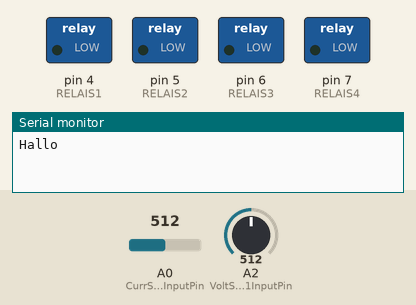
Simulated run of this sketch. Board: Arduino Uno, built with avr-gcc and run on an emulated ATmega328P. Shown: switched loads named in the sketch (green lamp = pin HIGH), the last lines printed to the serial monitor. Inputs (shaded band) come from the test bench; at power-on: A0 (CurrSens1InputPin) = 512, A2 (VoltSens1InputPin) = 512.

Above: at 0.1 s.
At 1.1 s:
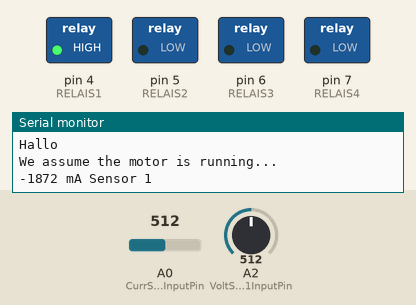
Timing chart, 0 to 2.6 s (numbered marks = the images above):
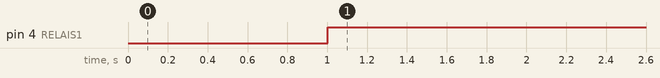

Measured:
- by itself, pin 4 (RELAIS1): LOW → HIGH at 1.0 s

The sketch:

caravan_control.ino
```cpp
#include <LiquidCrystal_I2C.h>
#include <SPI.h>
#include <Wire.h>
LiquidCrystal_I2C lcd(0x27, 16, 2);

int RELAIS1 = 4;
int RELAIS2 = 5;
int RELAIS3 = 6;
int RELAIS4 = 7;
int sleeptimeer = 500;
int Sensor1 = 0;
int Sensor2 = 1;
int valSensor1 = 0;
int valSensor2 = 0;
int offsetSensor = 102;

const int CurrSens1NumReadings = 10;
int CurrSens1Readings[CurrSens1NumReadings];
int CurrSens1ReadIndex = 0;
int CurrSens1Total = 0;
int CurrSens1Average = 0;
int OldCurrSens1Average = 0;
int OldCurrSens1AverageDiviation = 0;
int CurrSens1InputPin = A0;
long sensor2mA = 0;

const int CurrSens2NumReadings = 10;
int CurrSens2Readings[CurrSens2NumReadings];
int CurrSens2ReadIndex = 0;
int CurrSens2Total = 0;
int CurrSens2Average = 0;
int OldCurrSens2Average = 0;
int OldCurrSens2AverageDiviation = 0;
int CurrSens2InputPin = A1;
long sensor1mA = 0;

const int VoltSens1NumReadings = 10;
int VoltSens1Readings[VoltSens1NumReadings];
int VoltSens1ReadIndex = 0;
int VoltSens1Total = 0;
int VoltSens1Average = 0;
int OldVoltSens1Average = 0;
int OldVoltSens1AverageDiviation = 0;
int VoltSens1InputPin = A2;
float sensor1V = 0;

const int VoltSens2NumReadings = 10;
int VoltSens2Readings[VoltSens2NumReadings];
int VoltSens2ReadIndex = 0;
int VoltSens2Total = 0;
int VoltSens2Average = 0;
int OldVoltSens2Average = 0;
int OldVoltSens2AverageDiviation = 0;
int VoltSens2InputPin = A3;
float sensor2V = 0;

bool motorRunning = false;
long motorOffDelay = 1200000;
long motorRunningDelay = 300000;
int lowCurrent = 5800;
int voltRunningMotor = 12;

void setup()
{
  pinMode(RELAIS1, OUTPUT);
  pinMode(RELAIS2, OUTPUT);
  pinMode(RELAIS3, OUTPUT);
  pinMode(RELAIS4, OUTPUT);
  Serial.begin(9600);


  //lcd.begin();

  // Turn on the blacklight and print a message.
  //lcd.backlight();
  //lcd.print("Hello, world!");
  //lcd.clear();
  Serial.println("Hallo");
}
void loop()
{
  // Check if motor Running
  for ( int i; i < 10; i++) {
    readAnalogPortsVolt1();
    delay(100);
  }

  if (sensor1V > voltRunningMotor) {
    Serial.println("We assume the motor is running...");
    motorRunning = true;
  } else {
    digitalWrite(RELAIS1, LOW);
    motorRunning = false;
    Serial.println("Motor Not Running");
  }

  if ( motorRunning == true ) {
    digitalWrite(RELAIS1, HIGH);

    for ( int i; i < 10; i++) {
      // Get the Average right... Starting far to low.
      readAnalogPortsCurrent1();
      Serial.print(sensor1mA); Serial.println(" mA Sensor 1");
      delay(100);
    }
    for (;;) {
      readAnalogPortsCurrent1();
      Serial.print(sensor1mA); Serial.println(" mA Sensor 1");
      if (sensor1mA < lowCurrent) {
        Serial.println("low on current break the innter loop");
        digitalWrite(RELAIS1, LOW);
        break;
      }
      delay(500);
    }
    digitalWrite(RELAIS1, LOW);
    Serial.print("Wait "); Serial.print(motorRunningDelay / 1000); Serial.println(" sec for next loop");
    delay(motorRunningDelay);
  }
  else {
    Serial.println("Motor not Running no need to do anything... Sleep for a while...");
    delay(motorOffDelay);
  }
}


void readAnalogPortsCurrent1() {
  CurrSens1Total = CurrSens1Total - CurrSens1Readings[CurrSens1ReadIndex];
  CurrSens1Readings[CurrSens1ReadIndex] = analogRead(CurrSens1InputPin);
  CurrSens1Total = CurrSens1Total + CurrSens1Readings[CurrSens1ReadIndex];
  CurrSens1ReadIndex = CurrSens1ReadIndex + 1;
  if (CurrSens1ReadIndex >= CurrSens1NumReadings) {
    CurrSens1ReadIndex = 0;
  }
  OldCurrSens1Average = CurrSens1Average;
  CurrSens1Average = CurrSens1Total / CurrSens1NumReadings;
  OldCurrSens1AverageDiviation = OldCurrSens1Average - CurrSens1Average;
  if (OldCurrSens1AverageDiviation < 0) {
    OldCurrSens1AverageDiviation = OldCurrSens1AverageDiviation * -1;
  }
  sensor1mA = ((((long)CurrSens1Average * 5000 / 1024) - 498 ) * 1000 / 133);
}
void readAnalogPortsCurrent2() {
  CurrSens2Total = CurrSens2Total - CurrSens2Readings[CurrSens2ReadIndex];
  CurrSens2Readings[CurrSens2ReadIndex] = analogRead(CurrSens2InputPin);
  CurrSens2Total = CurrSens2Total + CurrSens2Readings[CurrSens2ReadIndex];
  CurrSens2ReadIndex = CurrSens2ReadIndex + 1;
  if (CurrSens2ReadIndex >= CurrSens2NumReadings) {
    CurrSens2ReadIndex = 0;
  }
  OldCurrSens2Average = CurrSens2Average;
  CurrSens2Average = CurrSens2Total / CurrSens2NumReadings;
  OldCurrSens2AverageDiviation = OldCurrSens2Average - CurrSens2Average;
  if (OldCurrSens2AverageDiviation < 0) {
    OldCurrSens2AverageDiviation = OldCurrSens2AverageDiviation * -1;
  }
  sensor2mA = ((((long)CurrSens2Average * 5000 / 1024) - 498 ) * 1000 / 133);
}

void readAnalogPortsVolt2() {
  VoltSens2Total = VoltSens2Total - VoltSens2Readings[VoltSens2ReadIndex];
  VoltSens2Readings[VoltSens2ReadIndex] = analogRead(VoltSens2InputPin);
  VoltSens2Total = VoltSens2Total + VoltSens2Readings[VoltSens2ReadIndex];
  VoltSens2ReadIndex = VoltSens2ReadIndex + 1;
  if (VoltSens2ReadIndex >= VoltSens2NumReadings) {
    VoltSens2ReadIndex = 0;
  }
  OldVoltSens2Average = VoltSens2Average;
  VoltSens2Average = VoltSens2Total / VoltSens2NumReadings;
  OldVoltSens2AverageDiviation = OldVoltSens2Average - VoltSens2Average;
  if (OldVoltSens2AverageDiviation < 0) {
    OldVoltSens2AverageDiviation = OldVoltSens2AverageDiviation * -1;
  }
  sensor2V = (5.0 / 1024 * VoltSens2Average) + 10.3;
}
void readAnalogPortsVolt1() {
  VoltSens1Total = VoltSens1Total - VoltSens1Readings[VoltSens1ReadIndex];
  VoltSens1Readings[VoltSens1ReadIndex] = analogRead(VoltSens1InputPin);
  VoltSens1Total = VoltSens1Total + VoltSens1Readings[VoltSens1ReadIndex];
  VoltSens1ReadIndex = VoltSens1ReadIndex + 1;
  if (VoltSens1ReadIndex >= VoltSens1NumReadings) {
    VoltSens1ReadIndex = 0;
  }
  OldVoltSens1Average = VoltSens1Average;
  VoltSens1Average = VoltSens1Total / VoltSens1NumReadings;
  OldVoltSens1AverageDiviation = OldVoltSens1Average - VoltSens1Average;
  if (OldVoltSens1AverageDiviation < 0) {
    OldVoltSens1AverageDiviation = OldVoltSens1AverageDiviation * -1;
  }
  sensor1V = (5.0 / 1024 * VoltSens1Average) + 10.3;
}
```
